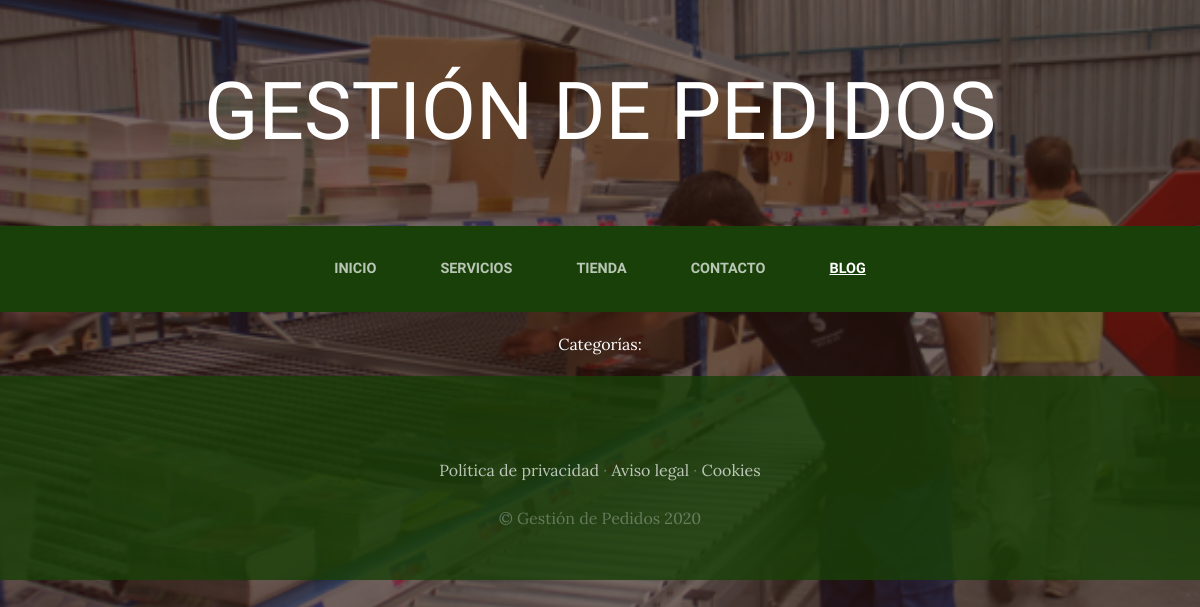
Before: /blog/ with the older database file.
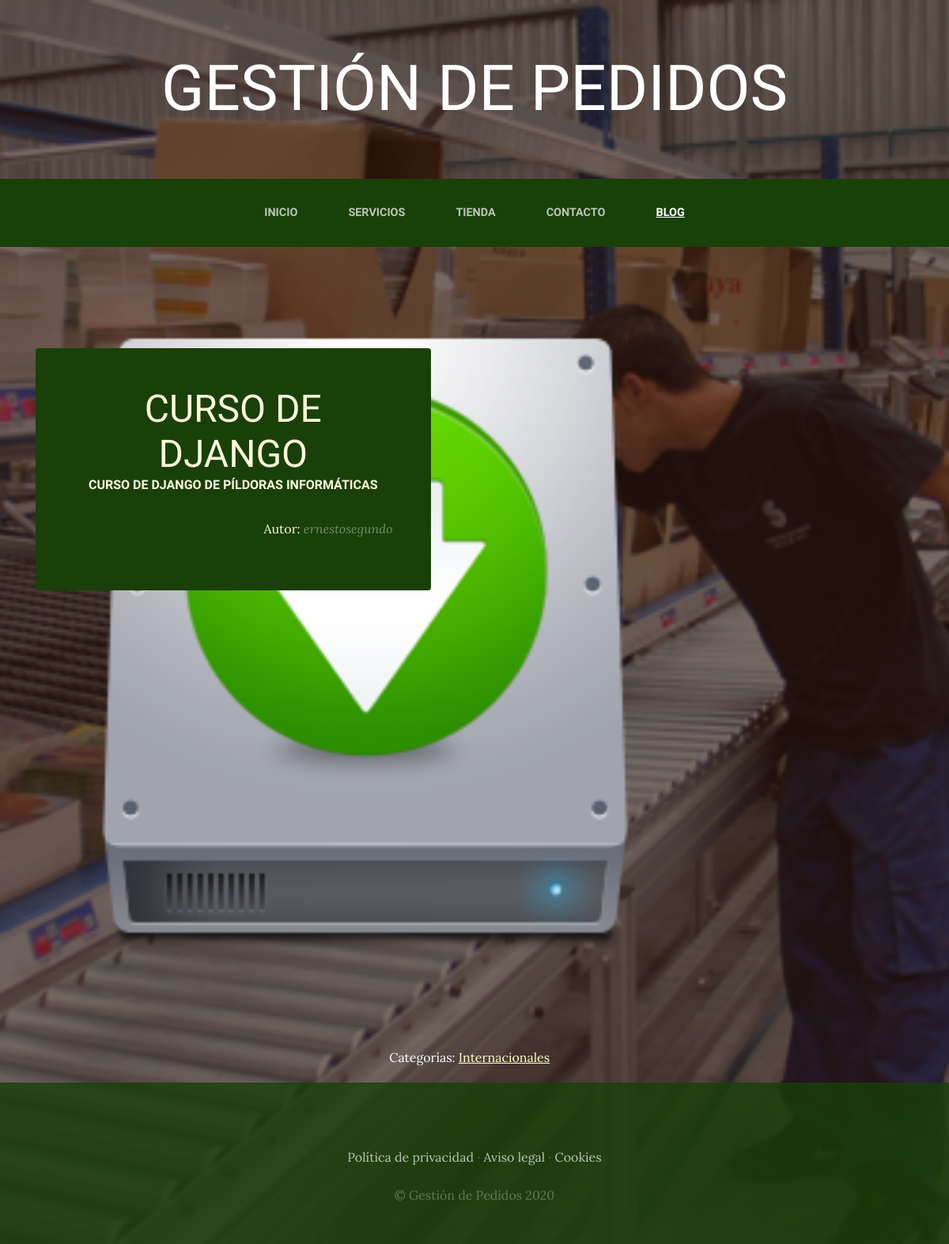
After: the same page with the newer database file.
### blogapp/models.py (models this page shows, shortened)
class Post(models.Model):
    titulo = models.CharField(max_length=80)
    contenido = models.CharField(max_length=100)
    imagen = models.ImageField(upload_to='blog', null=True, blank=True)
    autor = models.ForeignKey(User, on_delete=models.CASCADE)
    categorias = models.ManyToManyField(Categoria)
    created = models.DateTimeField(auto_now_add=True)
    updated = models.DateTimeField(auto_now_add=True)
    class Meta:
        verbose_name = "post"
        verbose_name_plural = "posts"

class Categoria(models.Model):
    nombre = models.CharField(max_length=80)
    created = models.DateTimeField(auto_now_add=True)
    updated = models.DateTimeField(auto_now_add=True)
    class Meta:
        verbose_name = "categoria"
        verbose_name_plural = "categorias"

### blogapp/views.py (the view)
# urls.py: path('', views.blog, name="Blog"),
def blog(request):
    posts = Post.objects.all()
    return render(request, "blog/blog.html", {"posts": posts})

### blogapp/templates/blog/blog.html
{% extends "webxapp/masterpage.html" %}
{% load static %}
{% block content %}
    {% for post in posts %}
        <section class="page-section clearfix">
            <div class="container">
                <div class="intro">
                    <img class="intro-img img-fluid mb-3 mb-lg-0 rounded" src="{{post.imagen.url}}" alt="">
                    <div class="intro-text left-0 text-center bg-faded p-5 rounded">
                        <h2 class="section-heading mb-4">
                            <span class="section-heading-lower">{{post.titulo}}</span>
                            <span class="section-heading-upper">{{post.contenido}}</span>
                        </h2>
                        <div class="author-block">
                            <p>Autor: <span class="author-text">{{post.autor}}</span></p>
                        </div>
                    </div>
                </div>
            </div>
        </section>
    {% endfor %}
    <section>
        <div class="categorias-block">
            Categorías:
            {% for post in posts %}
                {% for categoria in post.categorias.all %}
                    <a href="{% url 'categoria' categoria.id %}" class="categorias-links">{{categoria.nombre}}</a>&nbsp;&nbsp;&nbsp;
                {% endfor %}
            {% endfor %}
        </div>
    </section>
{% endblock %}

### webxapp/templates/webxapp/masterpage.html (shortened to what this page needs)
<!DOCTYPE html>
<html lang="es">
<head>
    {% load static %}
    <link href="{% static 'webxapp/vendor/bootstrap/css/bootstrap.min.css' %}" rel="stylesheet">
    <link href="{% static 'webxapp/css/gestion.css' %}" rel="stylesheet">
</head>
<body>
    <h1 class="site-heading text-center text-white d-none d-lg-block">
        <span class="site-heading-lower">Gestión de Pedidos</span>
      </h1>
 <nav class="navbar navbar-expand-lg navbar-dark py-lg-4" id="mainNav">
    <div class="container">
      <div class="collapse navbar-collapse" id="navbarResponsive">
        <ul class="navbar-nav mx-auto">
          <li class="nav-item {% if request.path == '/' %} active {% endif %} px-lg-4">
            <a class="nav-link text-uppercase text-expanded" href="{% url 'Inicio' %}">Inicio</a>
          </li>
          <li class="nav-item {% if request.path == '/servicios/' %} active {% endif %} px-lg-4">
            <a class="nav-link text-uppercase text-expanded" href="{% url 'Servicios' %}">Servicios</a>
          </li>
          <li class="nav-item {% if request.path == '/tienda/' %} active {% endif %} px-lg-4">
            <a class="nav-link text-uppercase text-expanded" href="{% url 'Tienda' %}">Tienda</a>
          </li>
          <li class="nav-item {% if request.path == '/contacto/' %} active {% endif %} px-lg-4">
            <a class="nav-link text-uppercase text-expanded" href="{% url 'Contacto' %}">Contacto</a>
          </li>
          <li class="nav-item {% if request.path|slice:':6' == '/blog/' %} active {% endif %} px-lg-4">
            <a class="nav-link text-uppercase text-expanded" href="{% url 'Blog' %}">Blog</a>
          </li>
        </ul>
      </div>
    </div>
  </nav>
  {% block content %}
  {% endblock %}
    <footer class="footer text-faded text-center py-5">
      <div class="container">
        <p class="m-0 mbt">
        	<a href="sample.html" class="link">Política de privacidad</a> ·
        	<a href="sample.html" class="link">Aviso legal</a> ·
        	<a href="sample.html" class="link">Cookies</a>
		</p>
        <p class="m-0 mbt1">&copy; Gestión de Pedidos 2020</p>
      </div>
	</footer>
</body>
</html>

### webxapp/static/webxapp/css/gestion.css (style rules this page uses)
body { font-family: 'Lora'; background: linear-gradient(rgba(47, 23, 15, 0.65), rgba(47, 23, 15, 0.65)), url("../img/bg_main.jpg"); background-attachment: fixed; background-position: center; background-size: cover; }
h1, h2, h3, h4, h5, h6 { font-family: 'Raleway'; }
p { line-height: 1.75; }
.text-faded { color: rgba(255, 255, 255, 0.3); }
.site-heading { margin-top: 5rem; margin-bottom: 5rem; text-transform: uppercase; line-height: 1; font-family: 'Raleway'; }
.site-heading .site-heading-lower { font-size: 5rem; font-weight: 100; line-height: 4rem; }
.page-section { margin-top: 5rem; margin-bottom: 5rem; }
.section-heading { text-transform: uppercase; }
.section-heading .section-heading-upper { display: block; font-size: 1rem; font-weight: 800; padding-bottom:.5rem; }
.section-heading .section-heading-lower { display: block; font-size: 3rem; font-weight: 100; }
.bg-faded { background-color: rgba(255, 255, 255, 0.85); }
#mainNav { background-color: rgba(24, 64, 8); font-family: 'Raleway'; }
#mainNav .navbar-nav .nav-item .nav-link { color: rgba(255, 255, 255, 0.7); font-weight: 800; }
#mainNav .navbar-nav .nav-item.active .nav-link { color: #ffffff; text-decoration: underline; }
@media (min-width: 992px) { #mainNav .navbar-nav .nav-item .nav-link { font-size: 0.9rem; } }
.intro { position: relative; }
@media (min-width: 992px) { .intro .intro-img { width: 75%; float: left; } }
@media (min-width: 992px) { .intro .intro-text { left: 600; width: 60%; margin-top: 3rem; background-color: rgba(24, 64, 8); color: cornsilk; position: absolute; } }
@media (min-width: 1200px) { .intro .intro-text { width: 45%; } }
.footer { background-color: rgba(24, 64, 8, 0.8); }
.mbt { padding-top: 2rem; }
.mbt1 { padding-top: 1.25rem; }
a.link { color: rgba(255, 255, 255, 0.7); }
.author-block { text-align: right; }
.author-text { color:rgba(255, 255, 255, 0.4); font-style: italic; }
.categorias-block { width: 75%; margin: auto; padding: 20px; text-align: center; color: white; }
.categorias-links { color: #FFC !important; text-decoration: underline; }

Changed rows visible on the page:
added Post: imagen (picture), titulo "CURSO DE DJANGO", contenido "CURSO DE DJANGO DE PÍLDORAS INFORMÁTICAS", autor "ernestosegundo"
added Categoria: nombre "Internacionales"
